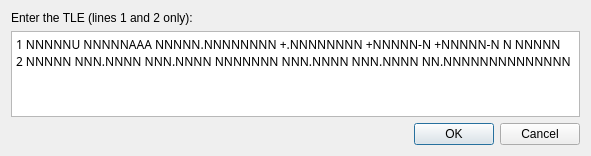
<?xml version="1.0" encoding="UTF-8"?>
<ui version="4.0">
 <class>Tledialog</class>
 <widget class="QDialog" name="Tledialog">
  <property name="geometry">
   <rect>
    <x>0</x>
    <y>0</y>
    <width>591</width>
    <height>156</height>
   </rect>
  </property>
  <property name="windowTitle">
   <string>TLE</string>
  </property>
  <layout class="QVBoxLayout" name="verticalLayout">
   <item>
    <widget class="QLabel" name="label">
     <property name="text">
      <string>Enter the TLE (lines 1 and 2 only):</string>
     </property>
    </widget>
   </item>
   <item>
    <widget class="QPlainTextEdit" name="tle_edit">
     <property name="font">
      <font>
       <family>Ubuntu Mono</family>
      </font>
     </property>
     <property name="lineWrapMode">
      <enum>QPlainTextEdit::NoWrap</enum>
     </property>
     <property name="plainText">
      <string>1 NNNNNU NNNNNAAA NNNNN.NNNNNNNN +.NNNNNNNN +NNNNN-N +NNNNN-N N NNNNN
2 NNNNN NNN.NNNN NNN.NNNN NNNNNNN NNN.NNNN NNN.NNNN NN.NNNNNNNNNNNNNN</string>
     </property>
    </widget>
   </item>
   <item>
    <widget class="QDialogButtonBox" name="button_box">
     <property name="orientation">
      <enum>Qt::Horizontal</enum>
     </property>
     <property name="standardButtons">
      <set>QDialogButtonBox::Cancel|QDialogButtonBox::Ok</set>
     </property>
    </widget>
   </item>
  </layout>
 </widget>
 <resources/>
 <connections>
  <connection>
   <sender>button_box</sender>
   <signal>rejected()</signal>
   <receiver>Tledialog</receiver>
   <slot>reject()</slot>
   <hints>
    <hint type="sourcelabel">
     <x>295</x>
     <y>138</y>
    </hint>
    <hint type="destinationlabel">
     <x>286</x>
     <y>155</y>
    </hint>
   </hints>
  </connection>
 </connections>
</ui>
